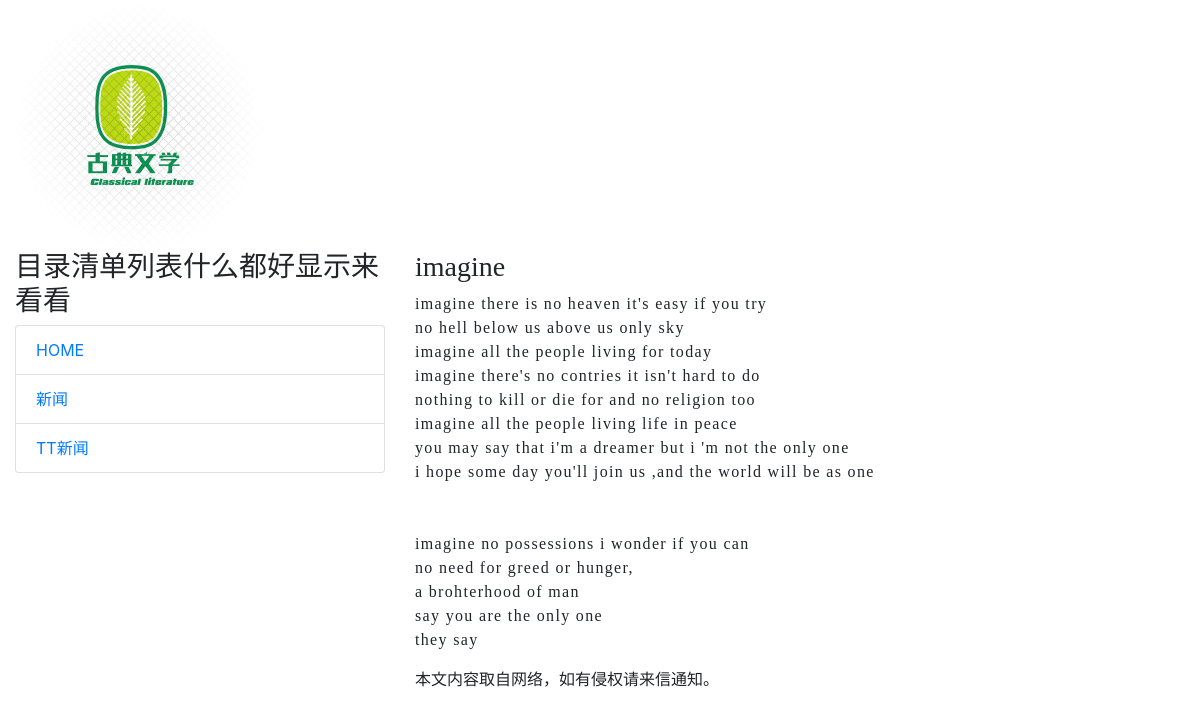
The page /post/fourpost/ on the database its author committed.
### mainsite/models.py (models this page shows, shortened)
class Post(models.Model):
    title = models.CharField(max_length=200)
    slug = models.CharField(max_length=200)
    body = models.TextField()
    pub_date = models.DateTimeField(default=timezone.now)
    class Meta:
        ordering = ('-pub_date',)

### mainsite/views.py (the view)
# urls.py: path('post/<slug:slug>/',showpost)
def showpost(request,slug):
    try:
        post = Post.objects.get(slug = slug)
        if post != None:
            return render (request, 'post.html', locals())
    except:
        return redirect('/')

### templates/post.html (shortened to what this page needs)
{% extends 'base.html' %}
{% block headmessage %}
    <h3 style='font-family:微软雅黑;'>{{ post.title }} </h3>
{% endblock %}
{% block content %}
        <p style='font-family:微软雅黑;font-size:12pt;letter-spacing:1pt;'>
	    {{ post.body | safe }}
	</p>
{% endblock %}

### rows shown on the page
Post: title "imagine", body "imagine there is no heaven it's easy if you try no hell below us above us only sky imagine all the people living for today imagine there's no contries it isn't hard to do nothing to kill or die for and no religion too imagine all the people living life in peace you may say that i'm a dreamer but i 'm not the only one i hope some day you'll join us ,and the world will be as one imagine no possessions i wonder if you can no need for greed or hunger, a brohterhood of man say you are the only one they say"
